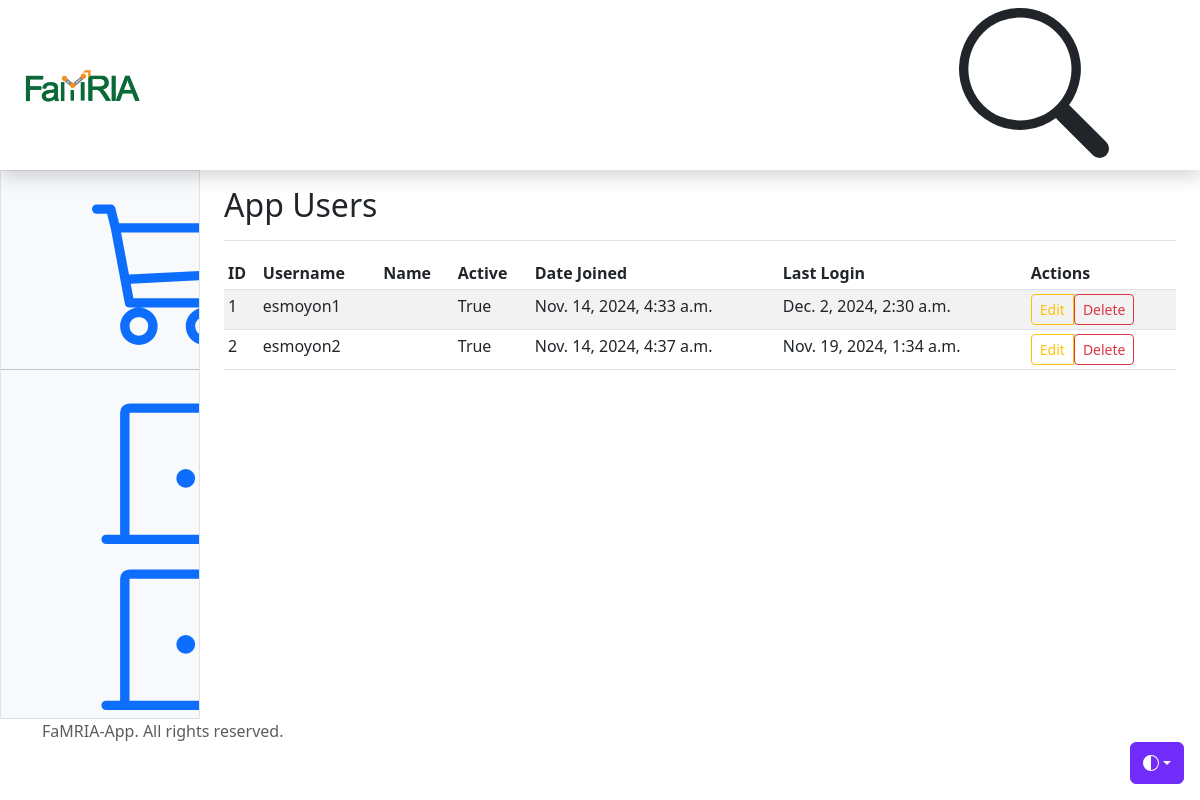
/users/, run on the app's committed database.
### survey/models.py (models this page shows, shortened)
class UserProfile(models.Model):
    user = models.OneToOneField(User, on_delete=models.CASCADE, related_name='profile')
    bio = models.TextField(blank=True, null=True)
    phone_number = models.CharField(max_length=15, blank=True, null=True)
    location = models.CharField(max_length=255, blank=True, null=True)
    class Meta:
        verbose_name = _("User Profile")
        verbose_name_plural = _("User Profiles")
    def get_full_name(self):
        return f"{self.user.first_name} {self.user.last_name}".strip()

### survey/views.py (the view)
# urls.py: path('users/', users_list, name='users-list'),
def users_list(request):
    users = UserProfile.objects.all()
    return render(request, 'user/users_list.html', {"users": users})

### survey/templates/user/users_list.html (shortened to what this page needs)
{% extends "dashboard.html" %}
{% block main_content %}
    <div class="d-flex justify-content-between flex-wrap flex-md-nowrap align-items-center pt-3 pb-2 mb-3 border-bottom">
        <h1 class="h2">App Users</h1>
      </div>
      <table id="example" class="table table-striped table-sm" style="width:100%">
        <thead>
            <tr>
                <th>ID</th>
                <th>Username</th>
                <th>Name</th>
                <th>Active</th>
                <th>Date Joined</th>
                <th>Last Login</th>
                <th>Actions</th>
            </tr>
        </thead>
        <tbody>
            {% for u in users %}
                <tr>
                    <td>{{ u.id }}</td>
                    <td>{{ u.user.username }}</td>
                    <td>{{ u.get_full_name }}</td>
                    <td>{{ u.user.is_active }}</td>
                    <td>{{ u.user.date_joined }}</td>
                    <td>{{ u.user.last_login }}</td>
                    <td>
                        <div class="btn-group" role="group" aria-label="Basic outlined example">
                            <a href="{% url 'update-question' u.id %}" type="button" class="btn btn-sm btn-outline-warning">Edit</a>
                            <form action="{% url 'delete-question' u.id %}" method="post" style="display:inline;">
                                <button type="submit" class="btn btn-sm btn-outline-danger">Delete</button>
                            </form>
                        </div>
                    </td>
                </tr>
            {% endfor %}
        </tbody>
    </table>
{% endblock main_content %}

### data on the page
UserProfile: id "1", user.username "esmoyon1", user.is_active "True", user.date_joined "Nov. 14, 2024, 4:33 a.m.", user.last_login "Dec. 2, 2024, 2:30 a.m."
UserProfile: id "2", user.username "esmoyon2", user.is_active "True", user.date_joined "Nov. 14, 2024, 4:37 a.m.", user.last_login "Nov. 19, 2024, 1:34 a.m."
